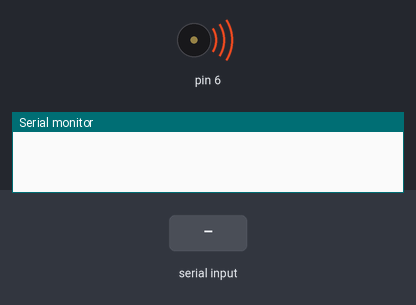
The sketch below on a simulated Arduino Uno, built with avr-gcc and run on an emulated ATmega328P. On the bench: buzzer (waves = sounding), the last lines printed to the serial monitor. The inputs (shaded band) are chosen by the test bench.

Above: at 0.01 s.
At 1.3 s:
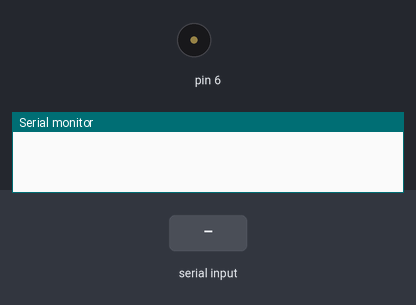
1.4 s: "1,90,45\n" received over Serial
At 1.8 s:
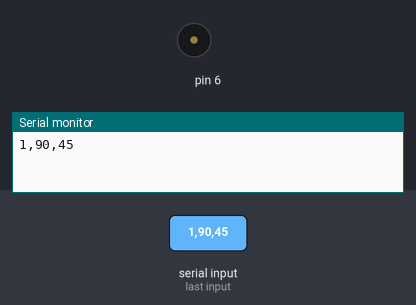
2.9 s: "90,45\n" received over Serial
Timing chart, 0 to 5.9 s (numbered marks = the images above; inputs shaded):
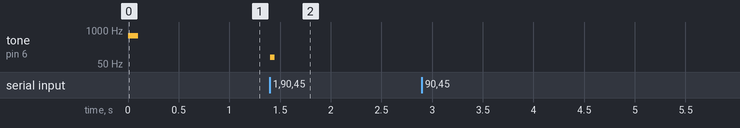

The sketch:

microcode.ino
```cpp
String getValue(String data, char separator, int index); //Prototype, just because why not.. :D

String toneName;
float frequency = 0.0F;
float duration;

//initial function
void setup() {
 Serial.begin(115200);
 pinMode(6, OUTPUT);
 Serial.setTimeout(1);
 tone(6, 600);
 delay(100);
 noTone(6);
}

//function is called every 1ms
void loop() {
  String readSerial = Serial.readString();
  Serial.println(readSerial);
  toneName = getValue(readSerial, ',', 0);
  frequency = getValue(readSerial, ',', 1).toFloat();
  duration = getValue(readSerial, ',', 2).toFloat();
  if(frequency > 30.0F){
    tone(6, frequency);
    delay(duration);
    noTone(6);
  }else{
    delay(duration);
  }
}

String getValue(String data, char separator, int index)
{
    int found = 0;
    int strIndex[] = { 0, -1 };
    int maxIndex = data.length() - 1;

    for (int i = 0; i <= maxIndex && found <= index; i++) {
        if (data.charAt(i) == separator || i == maxIndex) {
            found++;
            strIndex[0] = strIndex[1] + 1;
            strIndex[1] = (i == maxIndex) ? i+1 : i;
        }
    }
    return found > index ? data.substring(strIndex[0], strIndex[1]) : "";
}
```

Measured:
- after the input at 1.4 s, tone on pin 6: silent → 90 Hz at once, → silent 0.05 s later
